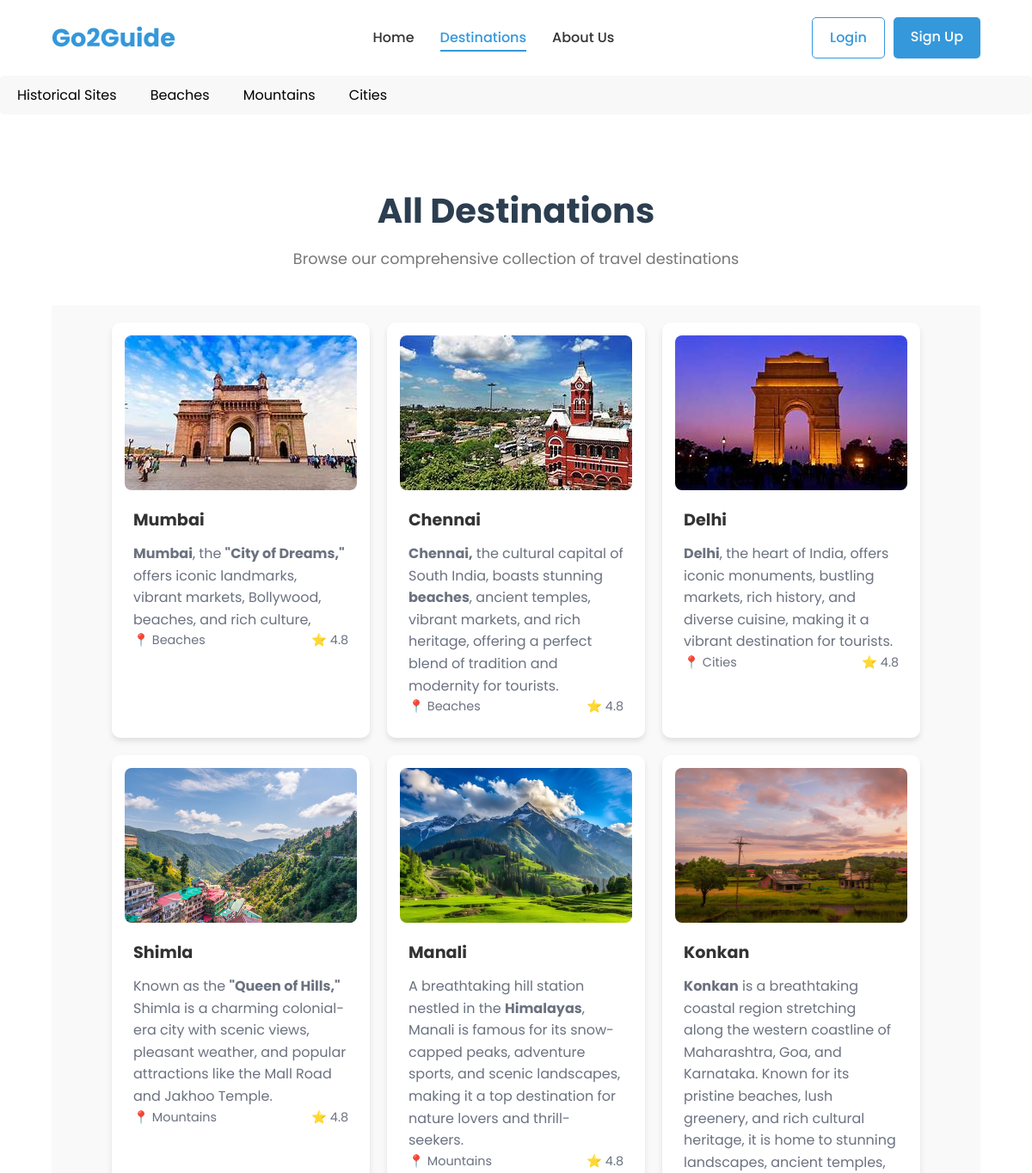
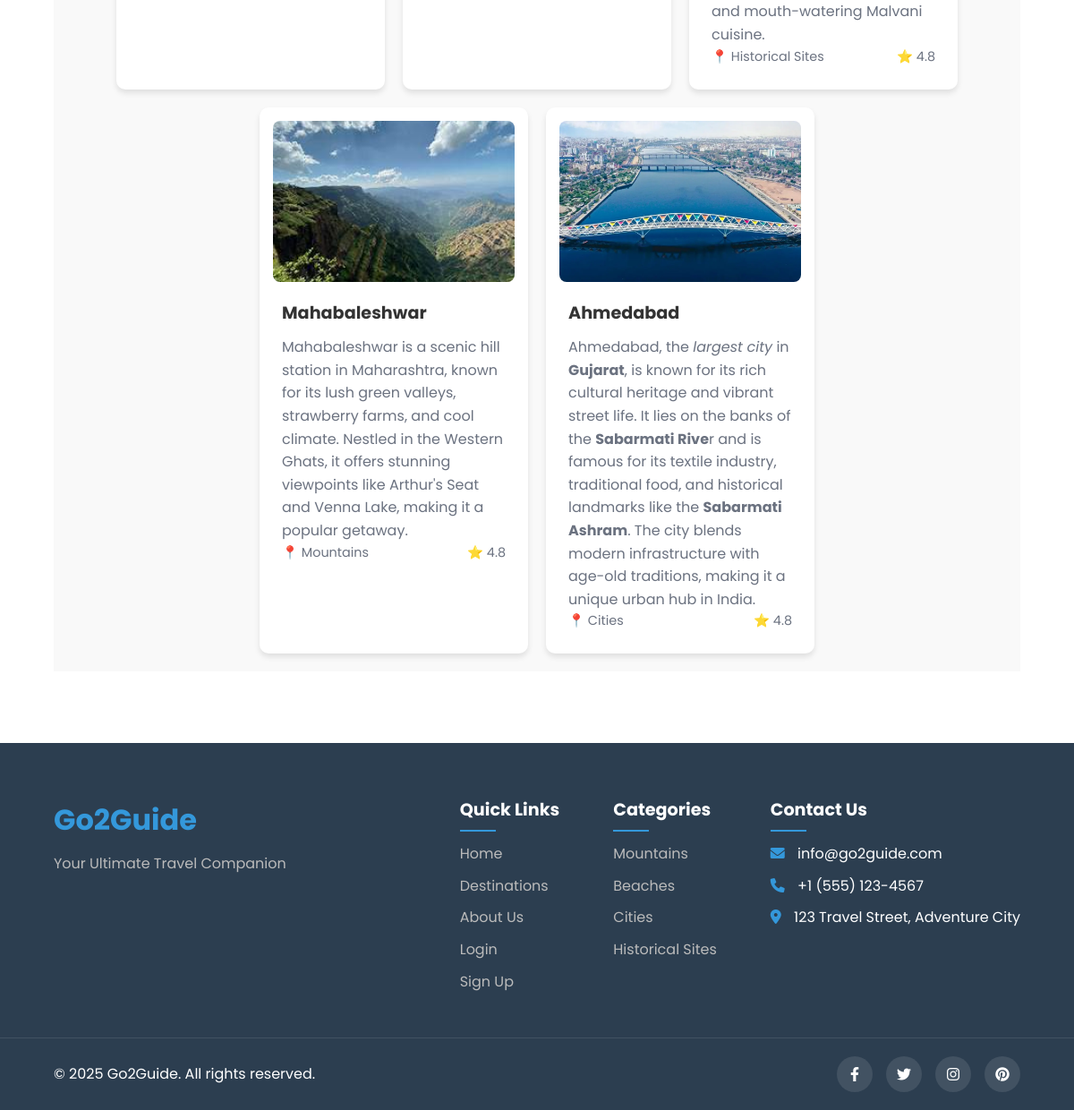
Page /d/ on the committed database (2 pictures, top to bottom).
### city/models.py (models this page shows)
class City(models.Model):
    name=models.CharField(max_length=50)
    image=models.FileField(upload_to="city/", max_length=500,null=True, default=None)
    category=models.CharField(max_length=50)
    description=HTMLField()

### pbl/views.py (the view)
# urls.py: path('d/',views.des, name='d'),
def des(request):
    City_data=City.objects.all()
    cat_set={cat.category for cat in City_data}
    data={'City':City_data,'Category':cat_set}
    return render(request,'d.html',data)

### templates/d.html (shortened to what this page needs)
<!DOCTYPE html>
<html lang="en">
<head>
    <link rel="stylesheet" href="/static/css/styles.css">
    <link rel="stylesheet" href="/static/css/destinations.css">
    <link rel="stylesheet" href="https://cdnjs.cloudflare.com/ajax/libs/font-awesome/6.0.0-beta3/css/all.min.css">
</head>
<body>
    <header>
        <nav class="navbar">
            <div class="logo">
                <a href="/home">Go2Guide</a>
            </div>
            <div class="nav-links">
                <ul>
                    <li><a href="/home">Home</a></li>
                    <li><a href="destinations.html" class="active">Destinations</a></li>
                    <li><a href="/about-us">About Us</a></li>
                </ul>
            </div>
            <div class="auth-links">
                <a href="../auth/login.html" class="btn btn-login">Login</a>
                <a href="../auth/signup.html" class="btn btn-signup">Sign Up</a>
            </div>
        </nav>
        <nav class="category-nav">
            <ul>
                {% for n in Category %}
                <li><a href="/category_detail/{{n}}" class="category-link">{{n}}</a></li>
                {% endfor %}
            </ul>
        </nav>
    <main>
        <section class="all-destinations">
            <div class="section-header">
                <h2>All Destinations</h2>
                <p>Browse our comprehensive collection of travel destinations</p>
            </div>
            <div class="city-section">
                {% for n in City %}
                <a href="/city_detail/{{n.name}}" class="city-card">
                    {% if n.image %}
                        <img src="/media/{{ n.image }}" alt="{{ n.name }}">
                    {% else %}
                        <img src="/static/default-image.png" alt="Default Image">
                    {% endif %}
                    <div class="city-card-content">
                        <h3>{{ n.name }}</h3>
                        <p>{{ n.description | safe }}</p>
                        <div class="city-card-footer">
                            <span>📍 {{n.category}}</span>
                            <span>⭐ 4.8</span>
                        </div>
                    </div>
                </a>
                {% endfor %}
            </div>
        </section>
    </main>
    <footer>
        <div class="footer-content">
            <div class="footer-logo">
                <h2>Go2Guide</h2>
                <p>Your Ultimate Travel Companion</p>
            </div>
            <div class="footer-links">
                <div class="footer-column">
                    <h3>Quick Links</h3>
                    <ul>
                        <li><a href="/home">Home</a></li>
                        <li><a href="/d">Destinations</a></li>
                        <li><a href="/about-us">About Us</a></li>
                        <li><a href="/">Login</a></li>
                        <li><a href="/register">Sign Up</a></li>
                    </ul>
                </div>
                <div class="footer-column">
                    <h3>Categories</h3>
                    <ul>
                        <li><a href="/category_detail/Mountains">Mountains</a></li>
                        <li><a href="/category_detail/Beaches">Beaches</a></li>
                        <li><a href="/category_detail/Cities">Cities</a></li>
                        <li><a href="/category_detail/Historical Sites">Historical Sites</a></li>
                    </ul>
                </div>
                <div class="footer-column">
                    <h3>Contact Us</h3>
                    <ul>
                        <li><i class="fas fa-envelope"></i> info@go2guide.com</li>
                        <li><i class="fas fa-phone"></i> +1 (555) 123-4567</li>
                        <li><i class="fas fa-map-marker-alt"></i> 123 Travel Street, Adventure City</li>
                    </ul>
                </div>
            </div>
        </div>
        <div class="footer-bottom">
            <p>&copy; 2025 Go2Guide. All rights reserved.</p>
            <div class="social-icons">
                <a href="#"><i class="fab fa-facebook-f"></i></a>
                <a href="#"><i class="fab fa-twitter"></i></a>
                <a href="#"><i class="fab fa-instagram"></i></a>
                <a href="#"><i class="fab fa-pinterest"></i></a>
            </div>
        </div>
    </footer>
</body>
</html>

### static/css/styles.css (style rules this page uses)
:root { --primary-color: #3498db; --secondary-color: #2ecc71; --accent-color: #f39c12; --dark-color: #2c3e50; --light-color: #ecf0f1; --text-color: #333; --light-text: #fff; --shadow: 0 4px 6px rgba(0, 0, 0, 0.1); --transition: all 0.3s ease; }
* { margin: 0; padding: 0; box-sizing: border-box; }
body { font-family: 'Poppins', sans-serif; line-height: 1.6; color: var(--text-color); background-color: #f9f9f9; }
a { text-decoration: none; color: inherit; }
ul { list-style: none; }
img { max-width: 100%; height: auto; display: block; }
.btn { display: inline-block; padding: 10px 20px; background-color: var(--primary-color); color: var(--light-text); border-radius: 5px; font-weight: 500; transition: var(--transition); border: none; cursor: pointer; }
.section-header { text-align: center; margin-bottom: 40px; }
.section-header h2 { font-size: 2.5rem; margin-bottom: 10px; color: var(--dark-color); }
.section-header p { color: #777; font-size: 1.1rem; }
header { background-color: #fff; box-shadow: var(--shadow); position: sticky; top: 0; z-index: 1000; }
.navbar { display: flex; justify-content: space-between; align-items: center; padding: 20px 5%; max-width: 1400px; margin: 0 auto; }
.logo a { font-size: 1.8rem; font-weight: 700; color: var(--primary-color); }
.nav-links ul { display: flex; }
.nav-links li { margin: 0 15px; }
.nav-links a { font-weight: 500; transition: var(--transition); position: relative; }
.nav-links a:hover, .nav-links a.active { color: var(--primary-color); }
.nav-links a::after { content: ''; position: absolute; bottom: -5px; left: 0; width: 0; height: 2px; background-color: var(--primary-color); transition: var(--transition); }
.nav-links a:hover::after, .nav-links a.active::after { width: 100%; }
.auth-links { display: flex; gap: 10px; }
.btn-login { background-color: transparent; color: var(--primary-color); border: 1px solid var(--primary-color); }
footer { background-color: var(--dark-color); color: var(--light-text); padding-top: 60px; }
.footer-content { display: flex; flex-wrap: wrap; justify-content: space-between; max-width: 1400px; margin: 0 auto; padding: 0 5% 40px; border-bottom: 1px solid rgba(255, 255, 255, 0.1); }
.footer-logo h2 { font-size: 2rem; margin-bottom: 10px; color: var(--primary-color); }
.footer-logo p { color: #bbb; }
.footer-links { display: flex; flex-wrap: wrap; gap: 60px; }
.footer-column h3 { font-size: 1.2rem; margin-bottom: 20px; position: relative; }
.footer-column h3::after { content: ''; position: absolute; bottom: -8px; left: 0; width: 40px; height: 2px; background-color: var(--primary-color); }
.footer-column ul li { margin-bottom: 10px; }
.footer-column a { color: #bbb; transition: var(--transition); }
.footer-column i { margin-right: 10px; color: var(--primary-color); }
.footer-bottom { display: flex; justify-content: space-between; align-items: center; max-width: 1400px; margin: 0 auto; padding: 20px 5%; }
.social-icons { display: flex; gap: 15px; }
.social-icons a { display: flex; align-items: center; justify-content: center; width: 40px; height: 40px; background-color: rgba(255, 255, 255, 0.1); border-radius: 50%; transition: var(--transition); }
.city-section { display: flex; flex-wrap: wrap; gap: 20px; justify-content: center; padding: 20px; background-color: #f9f9f9; }
.city-card { display: block; text-decoration: none; color: inherit; width: 300px; border-radius: 10px; box-shadow: 0 4px 6px rgba(0, 0, 0, 0.1); overflow: hidden; transition: transform 0.2s ease-in-out; background: #fff; padding: 15px; }
.city-card img { width: 100%; height: 180px; object-fit: cover; border-radius: 8px; }
.city-card-content { padding: 10px; }
.city-card h3 { font-size: 1.2em; font-weight: bold; margin: 10px 0; }
.city-card p { color: #6b7280; }
.city-card-footer { display: flex; justify-content: space-between; align-items: center; font-size: 0.9em; color: #6b7280; }

### static/css/destinations.css (style rules this page uses)
.all-destinations { padding: 80px 5%; max-width: 1400px; margin: 0 auto; }
.category-nav { background-color: #f8f8f8; padding: 10px; border-radius: 5px; }
.category-nav ul { list-style-type: none; padding: 0; }
.category-nav li { display: inline; margin-right: 15px; }
.category-link { text-decoration: none; color: black; font-size: 16px; padding: 5px 10px; border-radius: 3px; transition: background-color 0.3s ease; }

### rows in the picture
City: Category "Historical Sites", image (picture), name "Konkan", description "Konkan is a breathtaking coastal region stretching along the western coastline of Maharashtra, Goa, and Karnataka. Known for its pristine beaches, lush greenery, and rich cultural heritage, it is home to stunning landscapes, ancient temples, and mouth-watering Malvani cuisine.", category "Historical Sites"
City: Category "Beaches", image (picture), name "Mumbai", description "Mumbai , the \"City of Dreams,\" offers iconic landmarks, vibrant markets, Bollywood, beaches, and rich culture,", category "Beaches"
City: Category "Mountains", image (picture), name "Shimla", description "Known as the \"Queen of Hills,\" Shimla is a charming colonial-era city with scenic views, pleasant weather, and popular attractions like the Mall Road and Jakhoo Temple.", category "Mountains"
City: Category "Cities", image (picture), name "Delhi", description "Delhi , the heart of India, offers iconic monuments, bustling markets, rich history, and diverse cuisine, making it a vibrant destination for tourists.", category "Cities"
City: image (picture), name "Chennai", description "Chennai, the cultural capital of South India, boasts stunning beaches , ancient temples, vibrant markets, and rich heritage, offering a perfect blend of tradition and modernity for tourists.", category "Beaches"
City: image (picture), name "Manali", description "A breathtaking hill station nestled in the Himalayas , Manali is famous for its snow-capped peaks, adventure sports, and scenic landscapes, making it a top destination for nature lovers and thrill-seekers.", category "Mountains"
City: image (picture), name "Mahabaleshwar", description "Mahabaleshwar is a scenic hill station in Maharashtra, known for its lush green valleys, strawberry farms, and cool climate. Nestled in the Western Ghats, it offers stunning viewpoints like Arthur's Seat and Venna Lake, making it a popular getaway.", category "Mountains"
City: image (picture), name "Ahmedabad", description "Ahmedabad, the largest city in Gujarat , is known for its rich cultural heritage and vibrant street life. It lies on the banks of the Sabarmati Rive r and is famous for its textile industry, traditional food, and historical landmarks like the Sabarmati Ashram . The city blends modern infrastructure with age-old traditions, making it a unique urban hub in India.", category "Cities"
